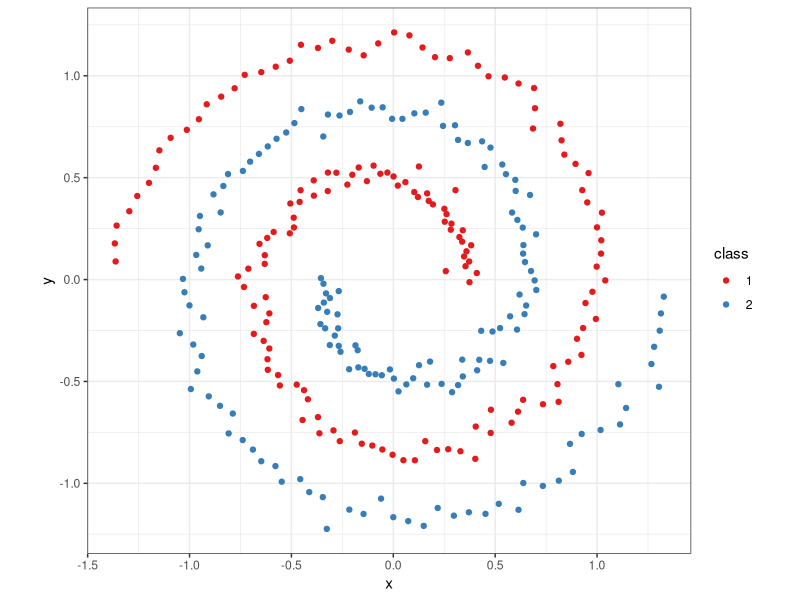
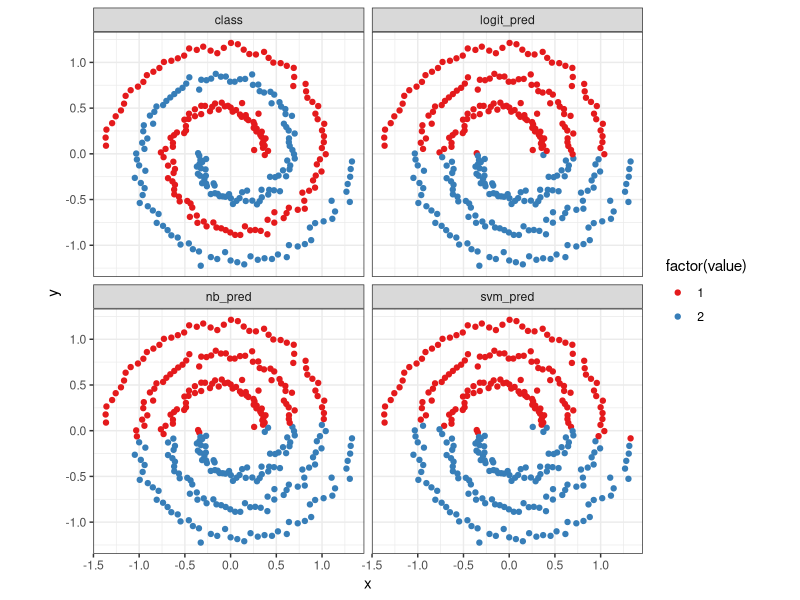
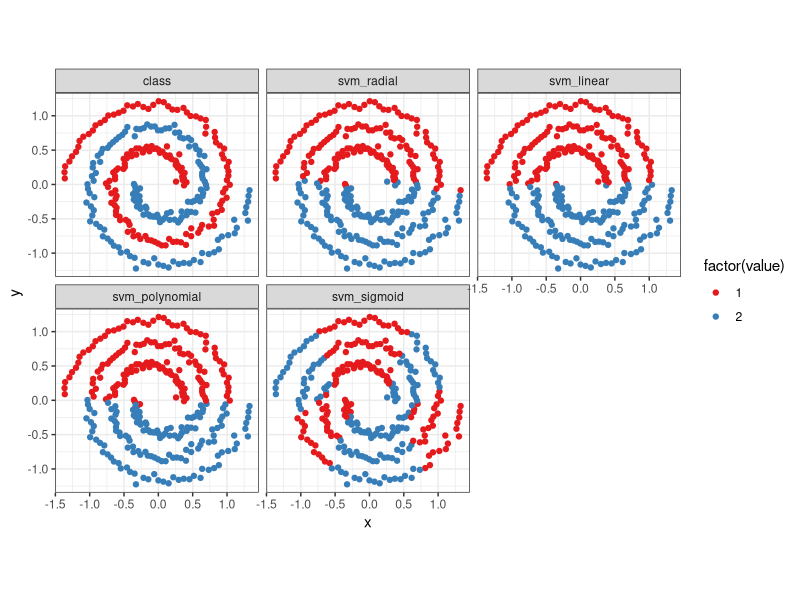
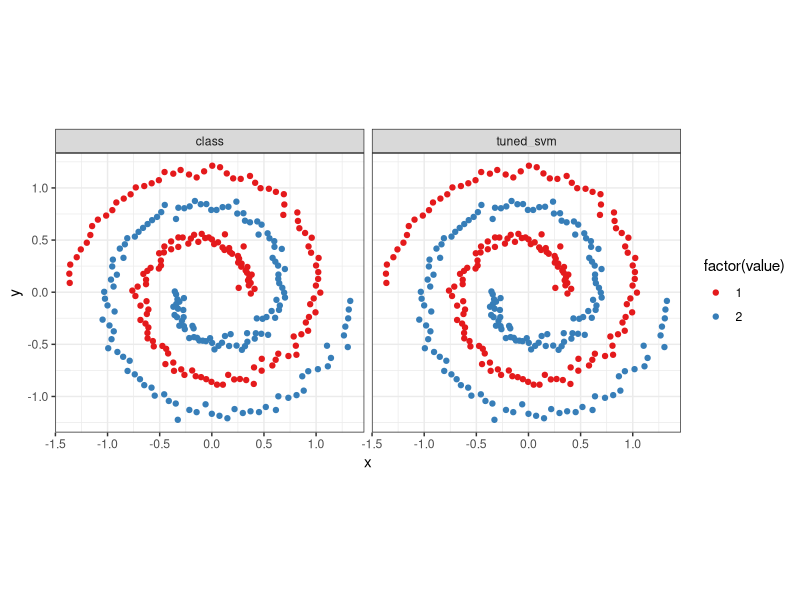

Generate these figures, in order, with R:
library(kernlab)
library(e1071)
library(ggplot2)
library(ROCR)
library(reshape)

data('spirals')
s <- specc(spirals, centers = 2)
spiral_data <- data.frame(x = spirals[,1], y = spirals[,2],
                class = as.factor(s))

ggplot(data = spiral_data) +
  geom_point(aes(x = x, y = y, color = class)) +
  coord_fixed() + theme_bw() + 
  scale_color_brewer(palette = 'Set1')
  
  accuracy <- function(model, outcome){
  mean(model == outcome)
}
auc <- function(model, outcome) { 
  per <- performance(prediction(model, outcome == 2),
                      "auc")
  as.numeric(per@y.values)
}

# Logistic Regression
logit <- glm(class ~ x + y,
                 family = binomial(link = 'logit'),
                 data = spiral_data)
spiral_data$logit_pred <- ifelse(predict(logit) > 0, 2, 1)
accuracy(spiral_data$logit_pred, spiral_data$class)
auc(spiral_data$logit_pred, spiral_data$class)

# Naive Bayes
library(e1071)
nb <- naiveBayes(class ~ x + y, data = spiral_data)
spiral_data$nb_pred <- ifelse(
  predict(nb, newdata = spiral_data) == 2, 2, 1)
accuracy(spiral_data$nb_pred, spiral_data$class)
auc(spiral_data$nb_pred, spiral_data$class)

# SVM
svm_fit <- svm(class ~ x + y, data = spiral_data)
spiral_data$svm_pred <- ifelse(predict(svm_fit) == 2, 2, 1)
accuracy(spiral_data$svm_pred, spiral_data$class)
auc(spiral_data$svm_pred, spiral_data$class)

### ON DATA 
predictions <- melt(spiral_data, id.vars = c('x', 'y'))
ggplot(predictions, aes(x = x, y = y, color = factor(value))) +
  geom_point() + coord_fixed() +
  scale_colour_brewer(palette = 'Set1') +
  facet_wrap(~ variable) + theme_bw()
  
### decision tree
library(rpart)
tree <- rpart(class ~ x + y, data = spiral_data)
prediction <- predict(tree, newdata = spiral_data, type = 'class')

### knn
library(class)
knn15 <- knn(train = spiral_data[, 1:2], test = spiral_data[, 1:2], 
             spiral_data$class, k = 15)

spiral_data <- spiral_data[, 1:3]
# radial
radial <- svm(class ~ x + y, data = spiral_data, kernel = 'radial')
spiral_data$svm_radial <- ifelse(predict(radial) == 2, 2, 1)
# linear
linear <- svm(class ~ x + y, data = spiral_data, kernel = 'linear')
spiral_data$svm_linear <- ifelse(predict(linear) == 2, 2, 1)
# polynomial
polynomial <- svm(class ~ x + y,
                  data = spiral_data, kernel = 'polynomial')
spiral_data$svm_polynomial <- ifelse(predict(polynomial) == 2, 2, 1)
# sigmoid
sigmoid <- svm(class ~ x + y, data = spiral_data, kernel = 'sigmoid')
spiral_data$svm_sigmoid <- ifelse(predict(sigmoid) == 2, 2, 1)

for(i in 4:7){
  print(names(spiral_data)[i])
  print(accuracy(spiral_data[, i], spiral_data$class))
}

### plotting them
predictions <- melt(spiral_data, id.vars = c('x', 'y'))
ggplot(predictions, aes(x = x, y = y, color = factor(value))) +
  geom_point() + coord_fixed() +
  scale_colour_brewer(palette = 'Set1') +
  facet_wrap(~ variable) + theme_bw()

tuned_svm_radial <- tune.svm(class ~ x + y, data = spiral_data,
                      kernel = "radial", 
                  gamma = seq(0.2, 2, 0.2), 
                  cost = c(2 ^ (2:9), 10 ^ (-3:1)))
tuned_svm_radial$best.parameters

spiral_data <- spiral_data[, 1:3]

tuned_model <- svm(class ~ x + y, data = spiral_data,
                   kernel = 'radial', 
                   gamma = tuned_svm_radial$best.parameters[1],
                   cost = tuned_svm_radial$best.parameters[2])
spiral_data$tuned_svm <- ifelse(predict(tuned_model) == 2, 2, 1)

predictions <- melt(spiral_data, id.vars = c('x', 'y'))
ggplot(predictions, aes(x = x, y = y, color = factor(value))) +
  geom_point() + coord_fixed() +
  scale_colour_brewer(palette = 'Set1') +
  facet_wrap(~ variable) + theme_bw()

accuracy(spiral_data$tuned_svm, spiral_data$class)
auc(spiral_data$tuned_svm, spiral_data$class)
